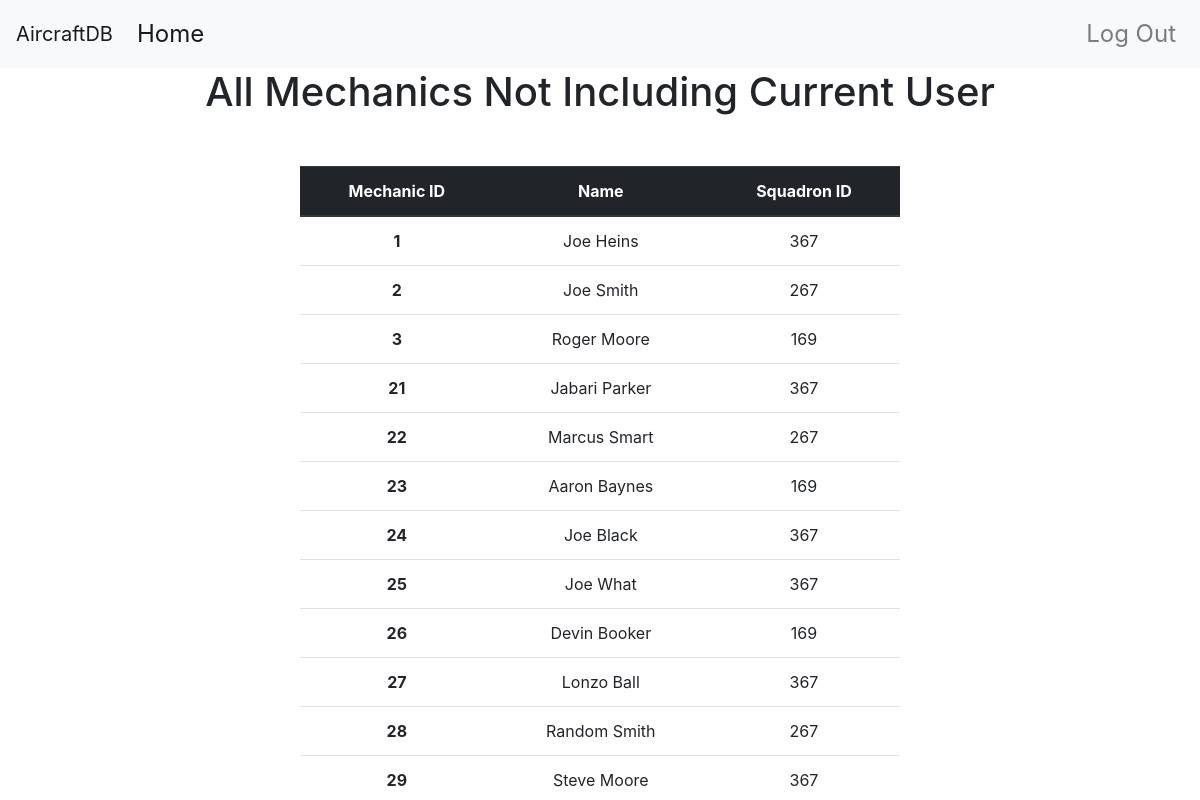
/mechanic/list (signed in), run on the app's committed database.
### app/models.py (models this page shows, shortened)
class User(UserMixin, db.Model, Base):
    __tablename__ = 'user'
    id = db.Column(db.Integer, primary_key=True)
    username = db.Column(db.String(15))
    password = db.Column(db.String(80))
    squadron_id = db.Column(db.Integer, db.ForeignKey('squadron.id'))
    type = db.Column(db.String(50))
    __mapper_args__ = {
        'polymorphic_identity' : 'user',
        'polymorphic_on': type
    }

class Mechanic(User):
    __tablename__ = 'mechanic'
    id = db.Column(db.Integer, db.ForeignKey('user.id'), primary_key=True)
    name = db.Column(db.String(80))
    __mapper_args__= {'polymorphic_identity': 'mechanic'}
    '''
    Insert mechanics into the database
    '''

class User(UserMixin, db.Model, Base):
    __tablename__ = 'user'
    id = db.Column(db.Integer, primary_key=True)
    username = db.Column(db.String(15))
    password = db.Column(db.String(80))
    squadron_id = db.Column(db.Integer, db.ForeignKey('squadron.id'))
    type = db.Column(db.String(50))
    __mapper_args__ = {
        'polymorphic_identity' : 'user',
        'polymorphic_on': type
    }

### app/main/views.py (the view)
@main.route('/mechanic/list')
def mechanic_get_list():
    data = Mechanic.query.filter(Mechanic.id != current_user.id)
    return render_template('mechanic/list.html', data=data)

### app/models.py (called while the page is built)
@login_manager.user_loader
def user_loader(id):
    return User.query.get(id)

### app/templates/mechanic/list.html
{% extends "base.html" %}
{% block page_content %}
<div class="table_heading">
    <h1>All Mechanics Not Including Current User</h1>
</div>
  <div class="second-container">
    <table class="table">
    <thead class="thead-dark">
      <tr>
        <th scope="col">Mechanic ID</th>
        <th scope="col">Name</th>
        <th scope="col">Squadron ID</th>
      </tr>
    </thead>
    <tbody>
    {% for mechanic in data %}
      <tr>
        <th scope="row"> {{mechanic.id}} </th>
        <td>{{mechanic.name}}</td>
        <td>{{mechanic.squadron_id}}</td>
        {% endfor %}
    </tbody>
  </table>
  </div>
{% endblock %}

### app/static/style.css (style rules this page uses)
div.second-container { margin-top: 50px; text-align: center; }
div.second-container table { width: 50%; margin: auto; float: none;; }
div.table_heading { text-align: center }

### data on the page
Mechanic: id "1", name "Joe Heins", squadron_id "367"
Mechanic: id "2", name "Joe Smith", squadron_id "267"
Mechanic: id "3", name "Roger Moore", squadron_id "169"
Mechanic: id "21", name "Jabari Parker", squadron_id "367"
Mechanic: id "22", name "Marcus Smart", squadron_id "267"
Mechanic: id "23", name "Aaron Baynes", squadron_id "169"
Mechanic: id "24", name "Joe Black", squadron_id "367"
Mechanic: id "25", name "Joe What", squadron_id "367"
Mechanic: id "26", name "Devin Booker", squadron_id "169"
Mechanic: id "27", name "Lonzo Ball", squadron_id "367"
Mechanic: id "28", name "Random Smith", squadron_id "267"
Mechanic: id "29", name "Steve Moore", squadron_id "367"
